Frame 1 (no input): blank canvas, image omitted
Frame 60 (the mouse pressed at the canvas centre just before this capture): blank canvas, image omitted
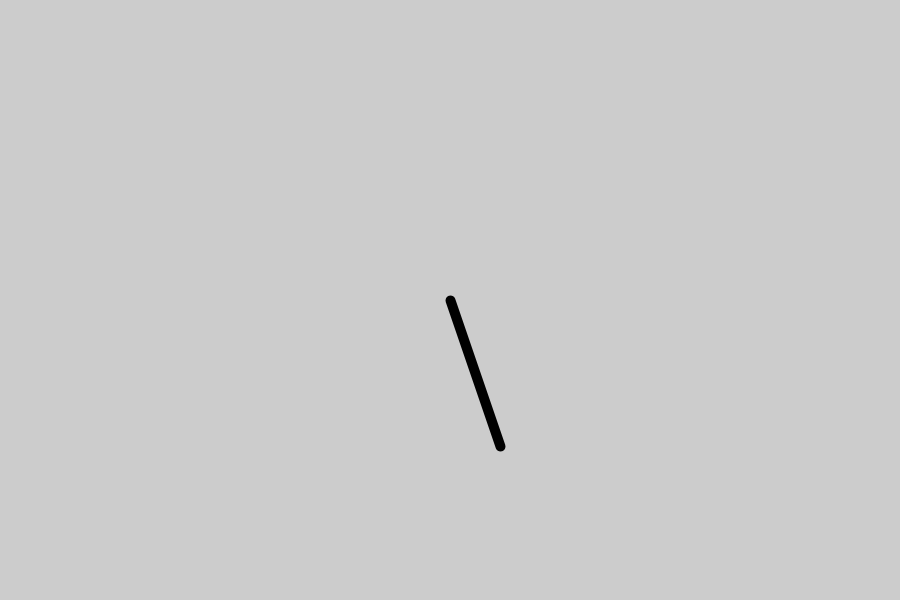
Frame 120 (the mouse held since frame 60 and released just before this capture)

The Processing sketch whose frames 1 and 60 were blank and that drew this single picture after the mouse press (run headless with seeded random() and noise(); from frame 60 on, the mouse is pressed at the canvas centre):

// Processing sketch: ART331_34_BasicPatterns01
// ── ART331_34_BasicPatterns01.pde
float angle = 0.0;
float speed = 0.05;

void setup() {
  size(900, 600);
  fill(0);
  strokeWeight(10);
}

void draw() {
  float l0 = map(mouseX, 0, width, 10, 300);
  background(204);
  translate(width/2, height/2);
  rotate(angle);
  line(0, 0, 0, l0);
  
  angle += speed;
}
